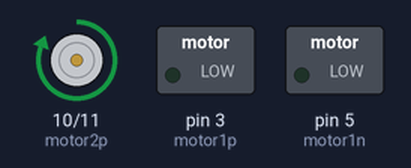
This sketch was run on a simulated Arduino Uno, built with avr-gcc and run on an emulated ATmega328P. On the bench: motor-driver pin pairs drawn as motors (green arrow = first pin HIGH = forward, orange = second pin HIGH = backward, longer = more drive), switched loads named in the sketch (green lamp = pin HIGH). At 3.0 s the program stops and its outputs stay as they are.

Above: at 0.1 s.
At 3.1 s:
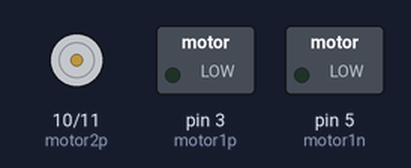
Timing chart, 0 to 4.5 s (numbered marks = the images above):
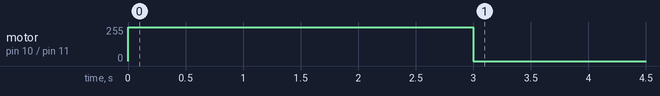

Measured:
- by itself, motor on pin 10 (motor2p) / pin 11 (motor2n): stopped → forward 255/255 at 0.00 s, → stopped 3.0 s later

The sketch:

motor_control.ino
```cpp
int motor1p=3;
int motor1n=5;
int motor2p=10;
int motor2n=11;

void setup() {
  pinMode(motor1p,OUTPUT);
  pinMode(motor1n,OUTPUT);
  pinMode(motor2n,OUTPUT);
  pinMode(motor2p,OUTPUT);
}

void loop() {
  Serial.begin(9600);
  digital_pwm(motor2p, 1, 3000);
  exit(0);
}


void digital_pwm(int pin, float duty, int duration){
  const static float freq = 20;
  const static int period = (int)(1000.0/freq);

  // number of ms of high signal over 1s
  int total_high_time = (int)(duty*1000.0);
  // number of ms of low signal over 1s
  int total_low_time = 1000 - total_high_time;

  int pulses = duration/period;

  // ms of high/low signal per pulse
  int high_time = total_high_time/freq;
  int low_time = total_low_time/freq;

  for(int i =0; i < pulses; i++){
    digitalWrite(pin, HIGH);
    delay(high_time);
    digitalWrite(pin, LOW);
    delay(low_time);
  }
}
```
